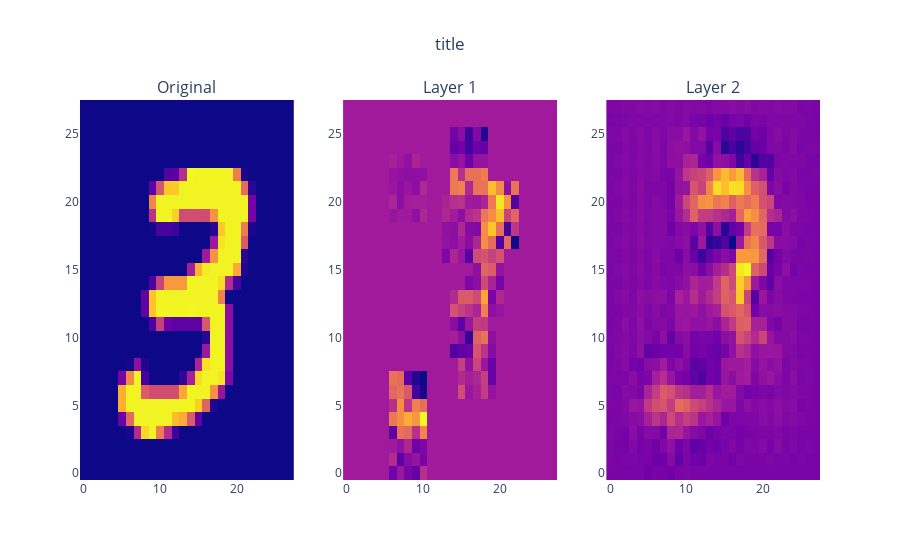

Notebook cell for this chart:
### Code cell
import plotly.graph_objects as go
from plotly.subplots import make_subplots

fig = make_subplots(1, 3, subplot_titles=['Original', 'Layer 1', 'Layer 2'])
fig.add_trace(go.Heatmap(z=image.squeeze().numpy()[::-1]), row=1, col=1)
fig.add_trace(go.Heatmap(z=sum(layer_activations[0])[::-1]), row=1, col=2)
fig.add_trace(go.Heatmap(z=sum(layer_activations[1])[::-1]), row=1, col=3)
fig.update_layout(title_text=f'title', title_x=0.5)
fig.update_traces(showscale=False)
fig.show()

### Figure 1 — Plotly figure (JSON) as saved in the notebook; plotly's stock layout.template omitted (floating-point values rounded to 4 significant figures; data arrays with more than 128 entries replaced by an {"elided": "..."} marker saying what was removed)
{"data": [{"showscale": false, "type": "heatmap", "xaxis": "x", "yaxis": "y", "z": {"elided": "28x28 float values"}}, {"showscale": false, "type": "heatmap", "xaxis": "x2", "yaxis": "y2", "z": {"elided": "28x28 float values"}}, {"showscale": false, "type": "heatmap", "xaxis": "x3", "yaxis": "y3", "z": {"elided": "28x28 float values"}}], "layout": {"annotations": [{"font": {"size": 16}, "showarrow": false, "text": "Original", "x": 0.1444, "xanchor": "center", "xref": "paper", "y": 1, "yanchor": "bottom", "yref": "paper"}, {"font": {"size": 16}, "showarrow": false, "text": "Layer 1", "x": 0.5, "xanchor": "center", "xref": "paper", "y": 1, "yanchor": "bottom", "yref": "paper"}, {"font": {"size": 16}, "showarrow": false, "text": "Layer 2", "x": 0.8556, "xanchor": "center", "xref": "paper", "y": 1, "yanchor": "bottom", "yref": "paper"}], "title": {"text": "title", "x": 0.5}, "xaxis": {"anchor": "y", "domain": [0, 0.2889]}, "xaxis2": {"anchor": "y2", "domain": [0.3556, 0.6444]}, "xaxis3": {"anchor": "y3", "domain": [0.7111, 1]}, "yaxis": {"anchor": "x", "domain": [0, 1]}, "yaxis2": {"anchor": "x2", "domain": [0, 1]}, "yaxis3": {"anchor": "x3", "domain": [0, 1]}}}
